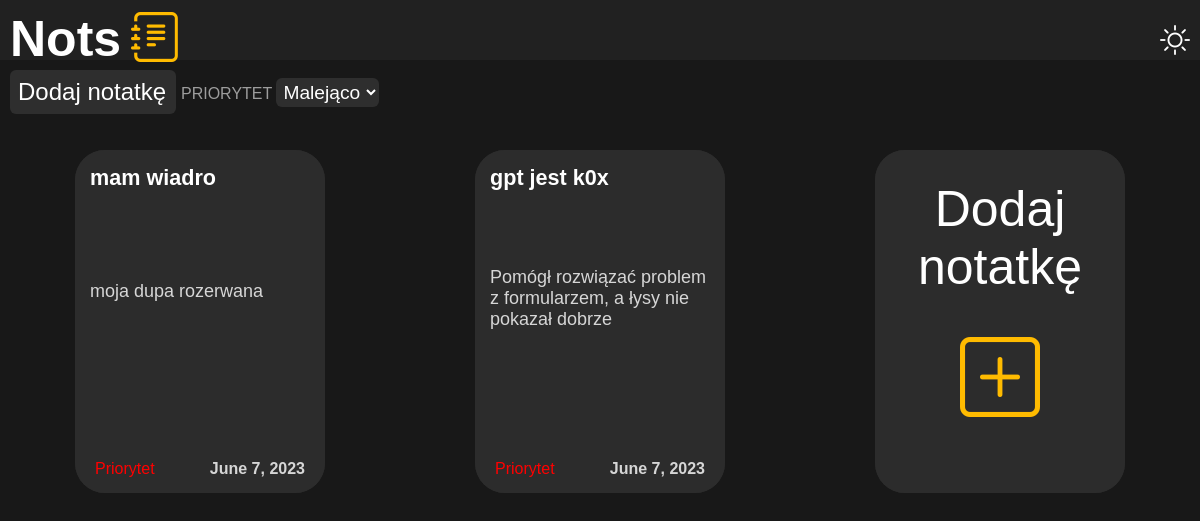
Before: / with the older database file.
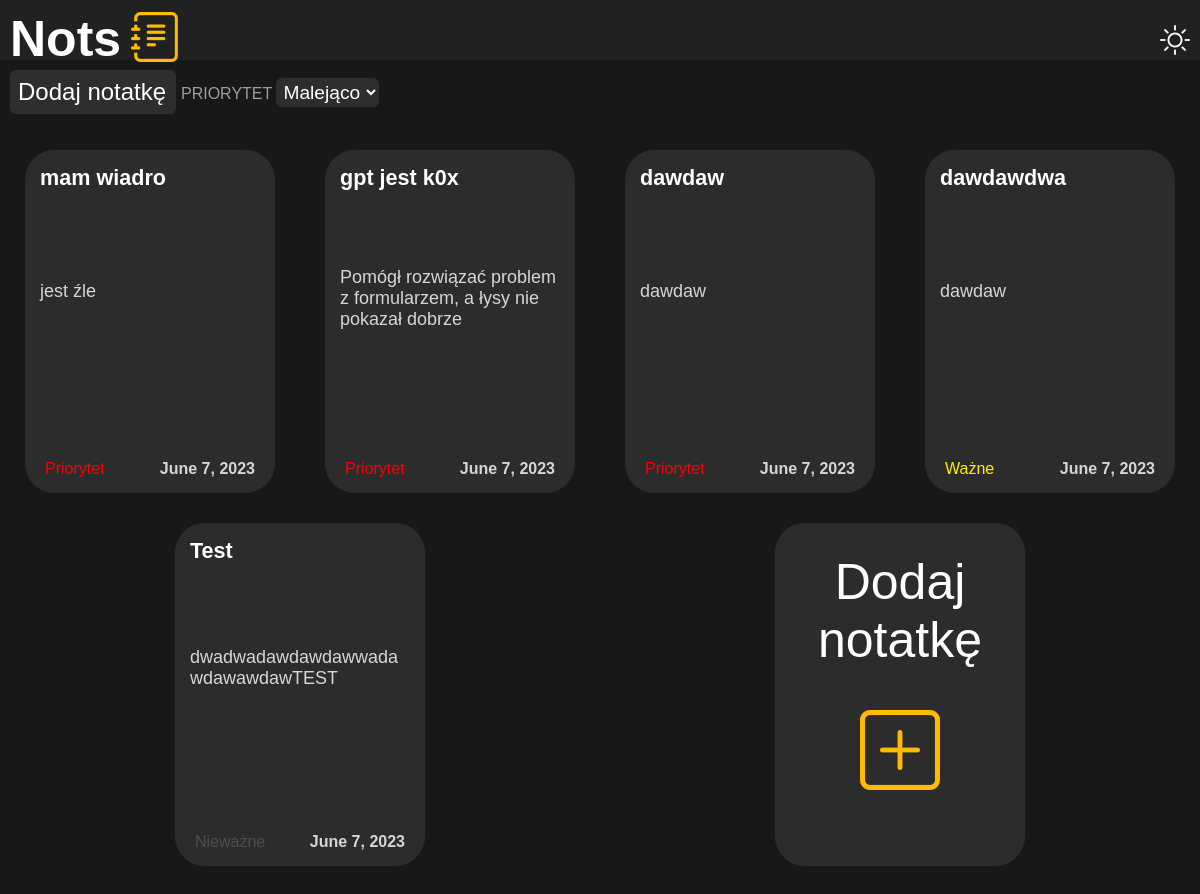
After: the same page with the newer database file.
### NotsApp/models.py (models this page shows, shortened)
class Note(models.Model):
    title = models.CharField(max_length=20)
    content = models.TextField()
    created = models.DateField(auto_now_add=True)
    author = models.CharField(max_length=50)
    priority = models.ForeignKey(Priority, on_delete=models.CASCADE, related_name='notes')
    noteManager = models.Manager()

class Priority(models.Model):
    title = models.CharField(max_length=20)
    shortcut = models.CharField(max_length=15, default='')
    color = models.CharField(max_length=15)
    weight = models.IntegerField(default=0, validators=[MaxValueValidator(6), MinValueValidator(0)])
    priorityManager = models.Manager()

### NotsApp/views.py (the view)
# urls.py: path('', NoteView.as_view(), name='home'),
class NoteView(ListView):
    model = Note
    template_name = 'web/home.html'
    context_object_name = 'notes'
    def get_queryset(self):
        queryset = super().get_queryset()
        priority_order = self.request.GET.get('priority', 'descending')
        if priority_order == 'ascending':
            queryset = queryset.order_by('priority__weight')
        else:
            queryset = queryset.order_by('-priority__weight')
        return queryset

### templates/web/home.html (shortened to what this page needs)
{% load static %}
<!DOCTYPE html>
<html lang="pl">
<head>
    <link rel="stylesheet" href="https://cdn.jsdelivr.net/npm/bootstrap-icons@1.10.5/font/bootstrap-icons.css">
    <link rel="stylesheet" href="{% static "css/style.css" %}">
</head>
<body>
    <nav>
        <a href=".." class="name">Nots<i class="bi bi-journal-text"></i></a>
        <i class="bi bi-brightness-high"></i>
    </nav>
    <div class="settings">
        <div class="add_note"><a href="/add" >Dodaj notatkę</a></div>
        <div class="priority">
            PRIORYTET
            <select name="priority" id="priority" class="wybor">
                <option value="descending" {% if request.GET.priority != 'ascending' %}selected{% endif %}>Malejąco</option>
            </select>
        </div>
    </div>
    <main>
        {% for note in object_list %}
            <a href="/details/{{ note.id }}?priority={{ request.GET.priority }}" class="note">
                <div class="note">
                    <div class="note_name">{{ note.title }}</div>
                    <div class="note_text">{{ note.content }}</div>
                    <div class="note_priority" style="color: {{ note.priority.color }};">{{ note.priority.shortcut }}</div>
                    <div class="note_date">{{ note.created }}</div>
                </div>
            </a>
        {% endfor %}
        <a href="/add" class="note">
            <div class="note">
                <div class="note_add">Dodaj notatkę</div>
                <i class="bi bi-plus-square"></i>
            </div>
        </a>
    </main>
</body>
</html>

### NotsApp/static/css/style.css (style rules this page uses)
* { color: #ffffff; font-family: Arial, Helvetica, sans-serif; }
body { background-color: #181818; margin: 0px; }
a { text-decoration: none; }
nav { padding: 10px; display: flex; flex-wrap: wrap; background-color: #212121; height: 5vh; }
.name { font-size: 50px; margin: auto 0px auto 0px; font-weight: bold; }
.bi-journal-text { font-size: 50px; margin: auto auto auto 10px; color: #ffbb00; }
.bi-brightness-high { font-size: 30px; margin: 14px 0 0 auto; transition: color 200ms; }
.settings { display: flex; flex-wrap: wrap; }
.add_note { font-size: x-large; background-color: #2e2e2e; padding: 8px; width: 150px; margin: 10px 0px 0px 10px; border-radius: 6px; transition: background-color 100ms; }
.priority { margin: auto auto auto 5px; color: #9d9d9d; }
.wybor { font-size: larger; margin: 10px 0px 0px 0px; border-radius: 6px; height: 10px; background-color: #2e2e2e; border: 0px; height: auto; padding: 3px; width: auto; border-radius: 6px; transition: background-color 100ms; }
main { padding-top: 3%; display: flex; flex-wrap: wrap; margin: auto; }
.note { background-color: #2c2c2c; width: 250px; height: 343px; font-size: large; border-radius: 30px; margin: 0px auto 30px auto; display: flex; flex-wrap: wrap; transition: background-color 100ms; }
.note_name { padding: 15px 15px 9px ; font-size: larger; font-weight: bold; height: auto; width: 220px; word-wrap: break-word; }
.note_text { padding: 9px 15px 0px; color: rgb(214, 214, 214); height: auto; width: 220px; word-wrap: break-word; overflow: hidden; display: -webkit-box; -webkit-line-clamp: 11; -webkit-box-orient: vertical; }
.note_priority { padding: 0 0 5px 10px; margin: auto 0 10px 10px; font-size: medium; }
.note_date { font-size: medium; padding: 15px 10px 5px 0px; font-weight: bold; color: rgb(214, 214, 214); margin: auto 10px 10px auto; }
.note_add { font-size: 50px; margin-top: 30px; text-align: center; }
.bi-plus-square { font-size: 80px; margin: 0px auto 30px auto; color: #ffbb00; }

Changed rows visible on the page:
changed Note "mam wiadro": content "moja dupa rozerwana" → "jest źle"
added Note: title "dawdaw", content "dawdaw", priority.shortcut "Priorytet", created "June 7, 2023"
added Note: title "dawdawdwa", content "dawdaw", priority.shortcut "Ważne", created "June 7, 2023"
added Note: title "Test", content "dwadwadawdawdawwadawdawawdawTEST", priority.shortcut "Nieważne", created "June 7, 2023"
